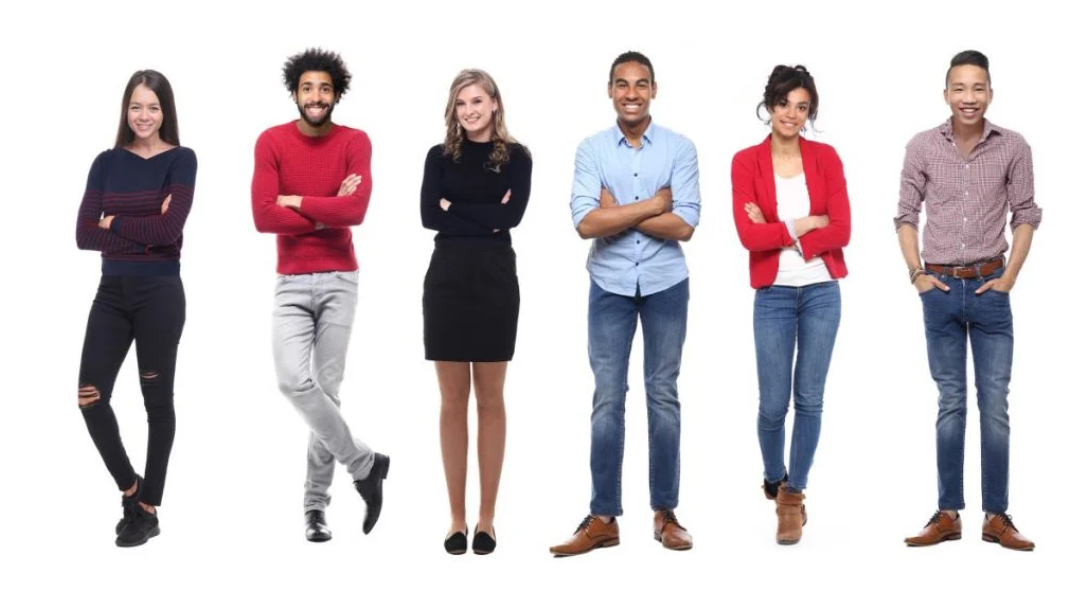
//> input picture personas.png, 1073 x 592 px
$ ./detectPeople   (built with g++ and OpenCV 4)
//> lines starting //> are read from the running program, lines starting //| are printed output that depends on the picture; after the words box and inside, x2 and y2 are one past the last pixel; in counts of white or black regions, pixels touching at a corner belong together
### Detector.hpp
#ifndef DETECTOR_H
#define DETECTOR_H

#include <opencv2/objdetect.hpp>
#include <opencv2/highgui.hpp>
#include <opencv2/imgproc.hpp>
#include <opencv2/videoio.hpp>

#include <iostream>
#include <iomanip>

using namespace cv;
using namespace std;


class Detector
{
private:
    enum Mode { Default, Daimler } m;
    HOGDescriptor hog, hog_d;
public:
    Detector() : m(Default), hog(), hog_d(Size(48, 96), Size(16, 16), Size(8, 8), Size(8, 8), 9){
        hog.setSVMDetector(HOGDescriptor::getDefaultPeopleDetector());
        hog_d.setSVMDetector(HOGDescriptor::getDaimlerPeopleDetector());
    }

    void toggleMode();

    string modeName() const;

    vector<Rect> detect(InputArray img);

    void adjustRect(Rect & r) const;
};

#endif

### Detector.cpp
#include <opencv2/objdetect.hpp>
#include <opencv2/highgui.hpp>
#include <opencv2/imgproc.hpp>
#include <opencv2/videoio.hpp>

#include <iostream>
#include <iomanip>

using namespace cv;
using namespace std;


#include "Detector.hpp"

void Detector::toggleMode() { m = (m == Default ? Daimler : Default); }

string Detector::modeName() const { return (m == Default ? "Default" : "Daimler"); }

vector<Rect> Detector::detect(InputArray img){
        // Run the detector with default parameters. to get a higher hit-rate
        // (and more false alarms, respectively), decrease the hitThreshold and
        // groupThreshold (set groupThreshold to 0 to turn off the grouping completely).
        vector<Rect> found;

        if (m == Default)
            hog.detectMultiScale(img, found, 0, Size(2,2), Size(4,4), 1.05, 2, false);
        else if (m == Daimler)
            hog_d.detectMultiScale(img, found, 0, Size(2,2), Size(4,4), 1.2, 3, true);
        return found;
}

void Detector::adjustRect(Rect & r) const{
        // The HOG detector returns slightly larger rectangles than the real objects,
        // so we slightly shrink the rectangles to get a nicer output.
        r.x += cvRound(r.width*0.1);
        r.width = cvRound(r.width*0.8);
        r.y += cvRound(r.height*0.07);
        r.height = cvRound(r.height*0.8);
}

### detectPeople.cpp
// This file is part of OpenCV project.
// It is subject to the license terms in the LICENSE file found in the top-level directory
// of this distribution and at http://opencv.org/license.html

#include <opencv2/objdetect.hpp>
#include <opencv2/highgui.hpp>
#include <opencv2/imgproc.hpp>
#include <opencv2/videoio.hpp>

#include <iostream>
#include <iomanip>

#include "Detector.hpp"

using namespace cv;
using namespace std;

int main(int argc, char** argv)
{

    Detector detector;
    Mat imagen;
    imagen = imread("/home/jbekios/CODE/opencvTests/personas.png");
//> imagen is the input picture: 592 rows x 1073 cols, CV_8UC3; mean B, G, R 202.7, 199.1, 207.4
    //detector.toggleMode();
    cout << detector.modeName() << endl;

    vector<Rect> found = detector.detect(imagen);
//> in detect, `hog.detectMultiScale(img, found, 0, Size(2,2), Size(4,4), 1.05, 2, fal..`: found = 10 Rects (x, y, width, height), first 8: [78, 345, 81, 163], [870, 147, 80, 160], [264, 346, 117, 234], [717, 187, 175, 351], [31, 178, 195, 389], [192, 0, 252, 505], [834, 6, 239, 501], [349, 16, 251, 503]
    for (vector<Rect>::iterator i = found.begin(); i != found.end(); ++i)
    {
        Rect &r = *i;
        cout << r << endl;
        detector.adjustRect(r);
        rectangle(imagen, r.tl(), r.br(), cv::Scalar(0, 255, 0), 2);
    }
//> this loop made 10 passes
//> r on passes 1 to 10: Rect(86, 356, 65, 130), Rect(878, 158, 64, 128), Rect(276, 362, 94, 187), Rect(735, 212, 140, 281), Rect(51, 205, 156, 311), Rect(217, 35, 202, 404), Rect(858, 41, 191, 401), Rect(374, 51, 201, 402), Rect(686, 47, 217, 434), Rect(531, 37, 210, 419)
//| [81 x 163 from (78, 345)]
//| [80 x 160 from (870, 147)]
//| [117 x 234 from (264, 346)]
//| [175 x 351 from (717, 187)]
//| [195 x 389 from (31, 178)]
//| [252 x 505 from (192, 0)]
//| [239 x 501 from (834, 6)]
//| [251 x 503 from (349, 16)]
//> (output is shown up to pass 8 of 10)
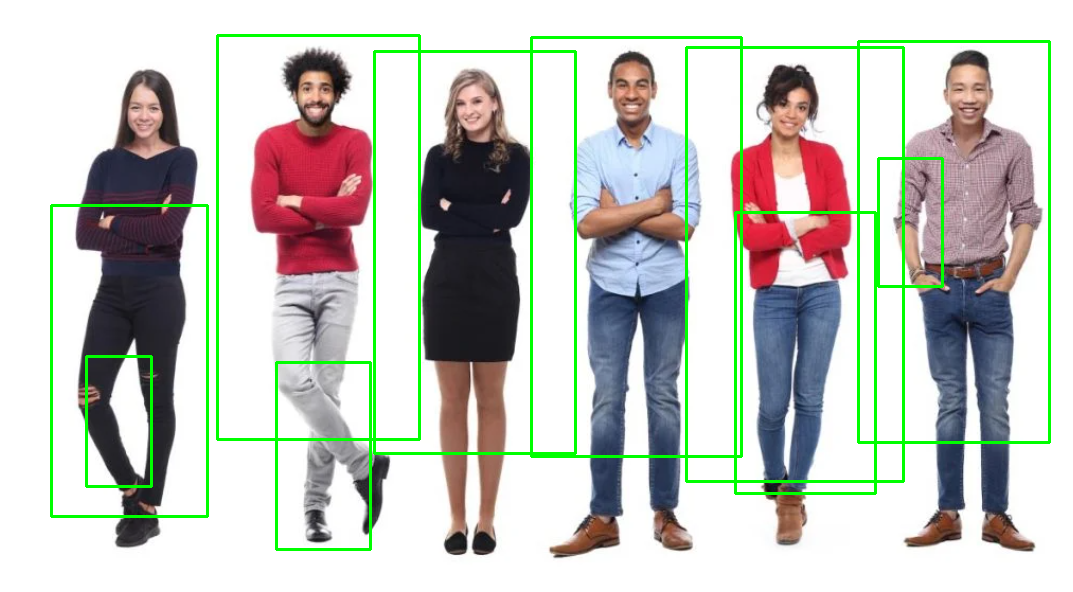
//> imagen: 592 rows x 1073 cols, CV_8UC3; 4.35% of pixels changed, all inside (x1, y1, x2, y2) = (50, 34, 1051, 551)
    imshow("People detector", imagen);
    waitKey(0);

    return 0;
}
